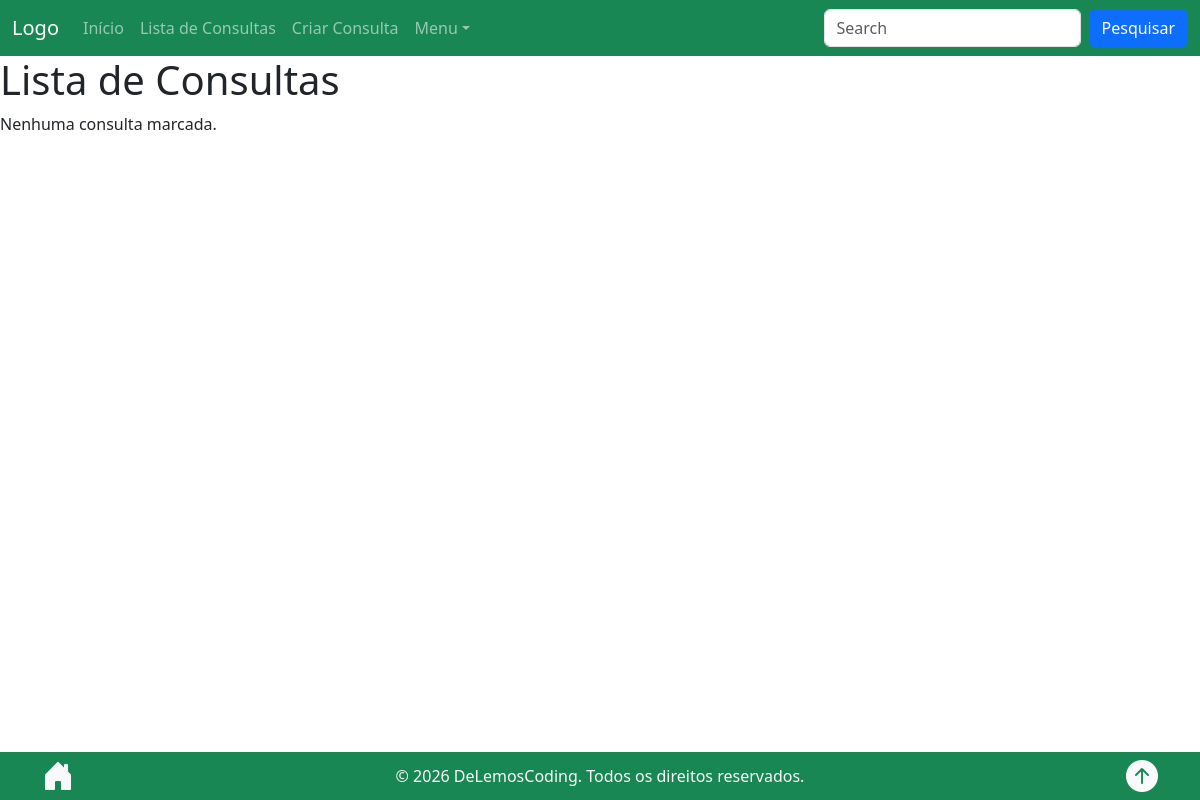
The app's page /consults_list/, older data.
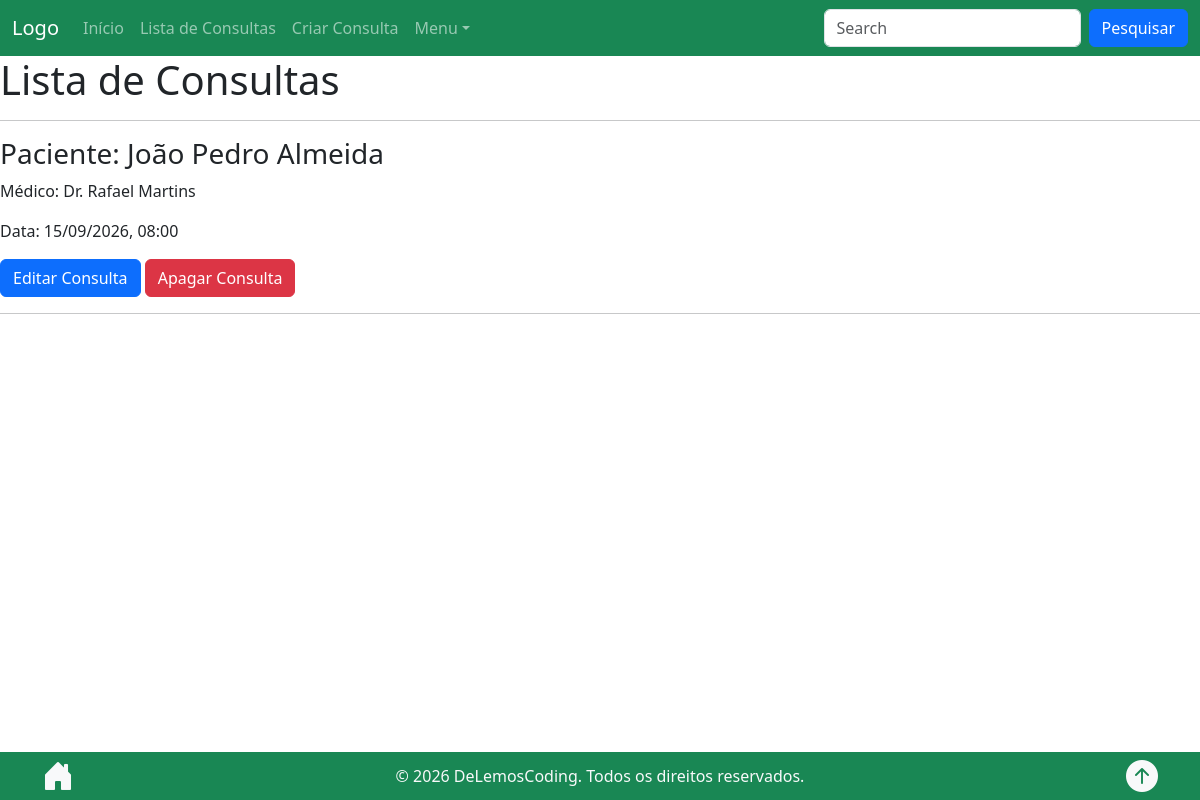
The same page, newer data.
### consulta/models.py (models this page shows, shortened)
class Consultation(models.Model):
    doctor = models.ForeignKey(Doctor, on_delete=models.CASCADE, verbose_name="Médico")
    patient = models.ForeignKey(Patient, on_delete=models.CASCADE, verbose_name="Paciente")
    date = models.DateTimeField(verbose_name="Data da Consulta")
    class Meta:
        constraints = [models.UniqueConstraint(fields=['doctor', 'date'], name='unique_doctor_date')]

class Patient(models.Model):
    name = models.CharField(max_length=100, verbose_name="Nome")
    birth_date = models.DateField(verbose_name="Data de Nascimento")
    CPF = models.CharField(max_length=11, unique=True, verbose_name="CPF")
    gender = models.CharField(max_length=10, choices=[("M", "Masculino"), ("F", "Feminino")], verbose_name="Gênero")
    health_insurance = models.CharField(max_length=100, blank=True)
    class Meta:
        ordering = ["name"]

class Doctor(models.Model):
    name = models.CharField(max_length=100, verbose_name="Nome")
    birth_date = models.DateField(verbose_name="Data de Nascimento")
    CRM = models.CharField(max_length=20, unique=True, verbose_name="CRM")
    gender = models.CharField(max_length=10, choices=[("M", "Masculino"), ("F", "Feminino")], verbose_name="Gênero")
    expertise = models.CharField(max_length=100, verbose_name="Especialidade")
    rating = models.DecimalField(max_digits = 3, decimal_places = 2, default = 0, validators = [MinValueValidator(0), MaxValueValidator(5)], verbose_name ="Classificação")
    place = models.CharField(max_length=100, verbose_name="Local da Consulta")
    price = models.DecimalField(max_digits=10, decimal_places=2, validators=[MinValueValidator(0)], verbose_name="Preço da Consulta")
    class Meta:
        ordering = ["CRM"]

### consulta/views.py (the view)
# urls.py: path('consults_list/', views.consults_list, name="consults_list"),
def consults_list(request):
    consultas = Consultation.objects.select_related('doctor','patient').order_by('date')
    return render(request, 'consults_list.html', { "consultas": consultas })

### consulta/templates/consults_list.html
{% extends 'base.html' %}
{% load static %}
{% block content %}
<h1>Lista de Consultas</h1>
{% for consulta in consultas %}
<div>
    <hr>
    <h3>Paciente: {{ consulta.patient.name }}</h3>
    <p>Médico: {{ consulta.doctor.name }}</p>
    <p>Data: {{ consulta.date|date:"d/m/Y, H:i" }}</p>
    <a href="{% url 'consults_edit' consulta.id %}" class="btn btn-primary">Editar Consulta</a>
    <a href="{% url 'consults_delete' consulta.id %}" class="btn btn-danger">Apagar Consulta</a>
</div>
<hr>
{% empty %}
    <p>Nenhuma consulta marcada.</p>
{% endfor %}
{% endblock %}

Row changes from the older to the newer data that the page shows:
now on this page (row edited): Consultation: patient.name "João Pedro Almeida", doctor.name "Dr. Rafael Martins", date "15/09/2026, 08:00"
Text that changed along with them:
text no longer shown: "Nenhuma consulta marcada."
